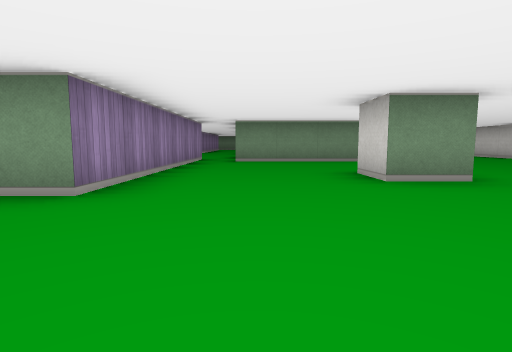
View 1 (above)

22 first-person views from a walk through a cub3D maze. The camera is about half as high as the walls, tilts 6° down and sees 80° across. The floor is counted in squares. Each view is taken from the middle of a square. On the plan, view 1 faces up. The plan holds only what a view shows up to about 9 squares ahead; the rest is blank.

View 2
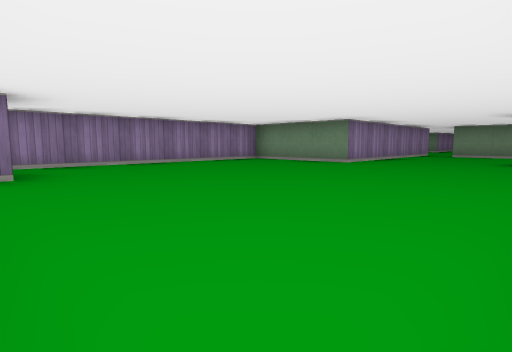

View 3
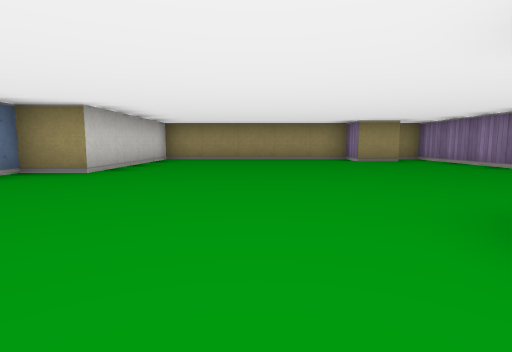

View 4
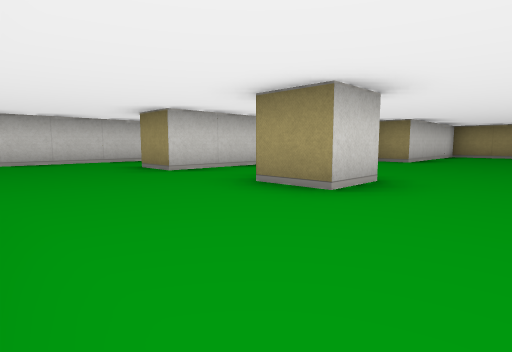

View 5
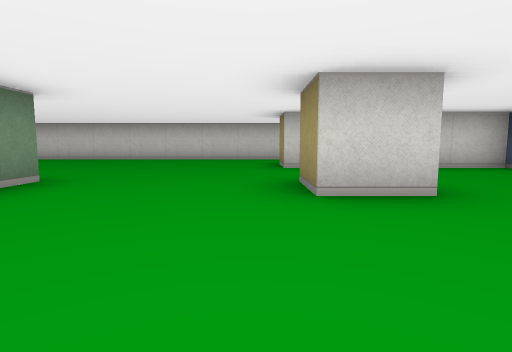

View 6
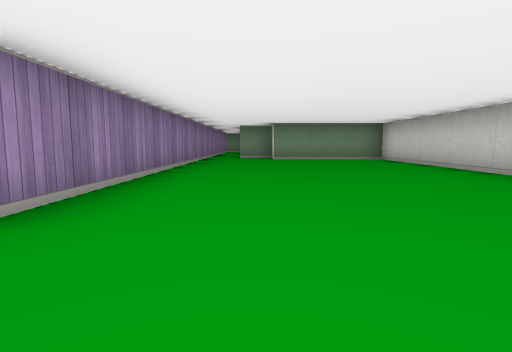

View 7
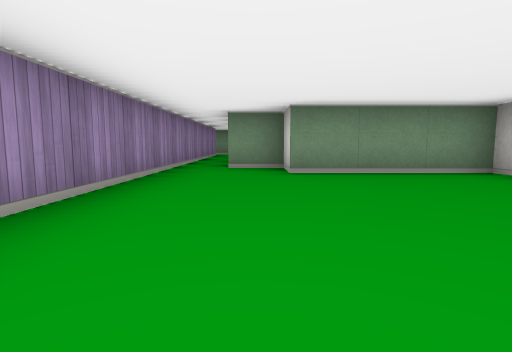

View 8
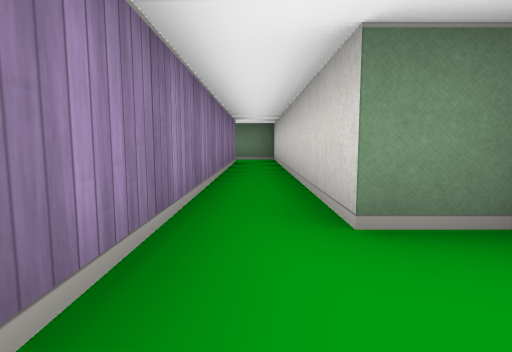

View 9
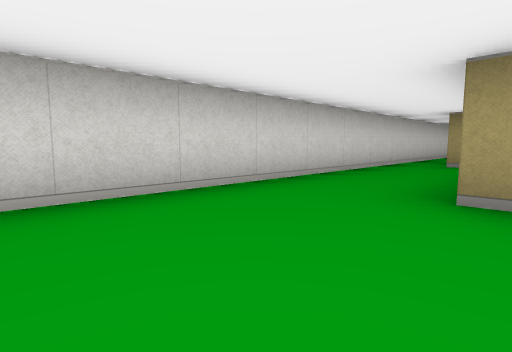

View 10
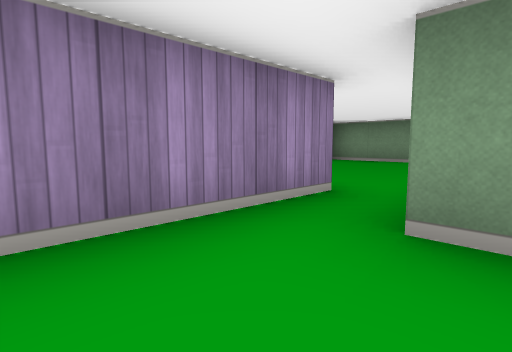

View 11
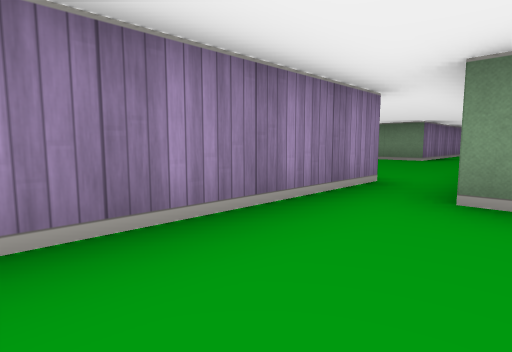

View 12
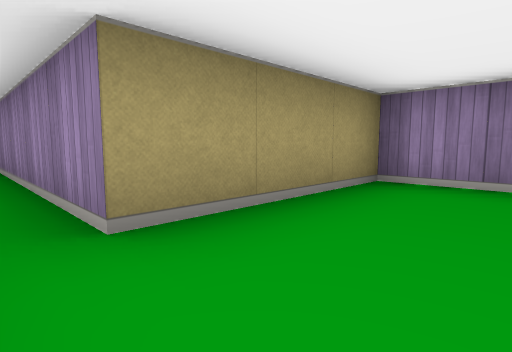

View 13
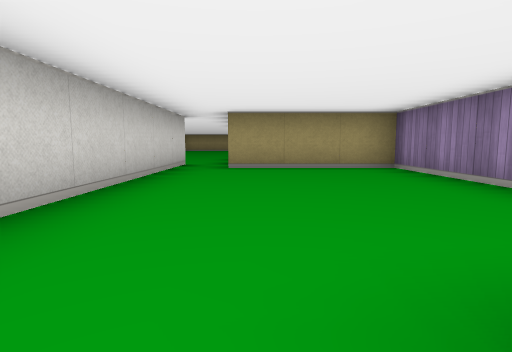

View 14
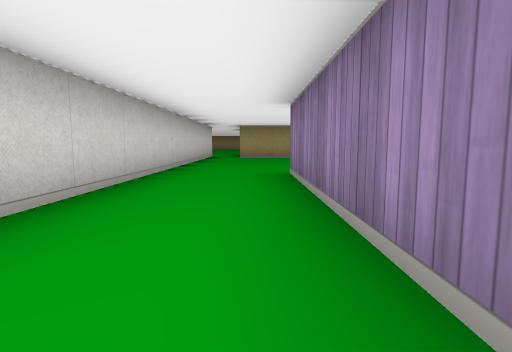

View 15
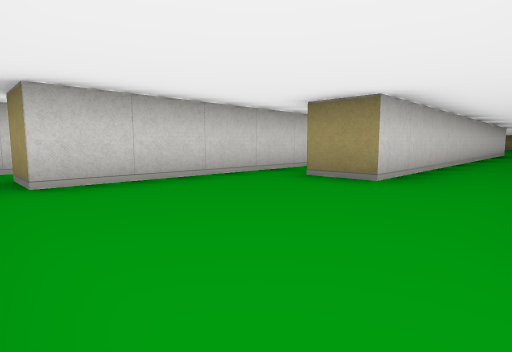

View 16
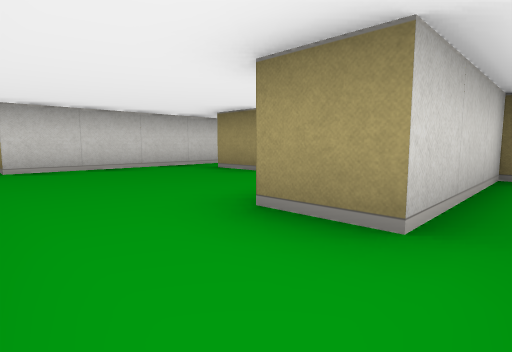

View 17
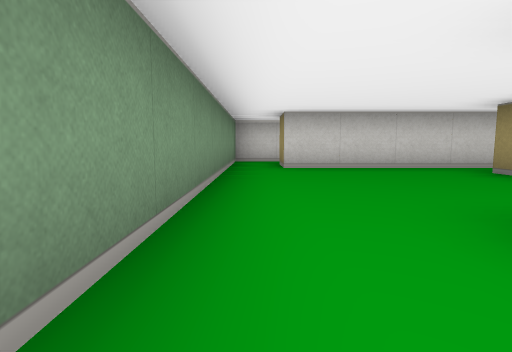

View 18
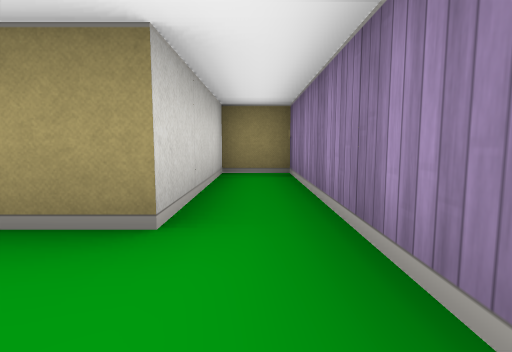

View 19
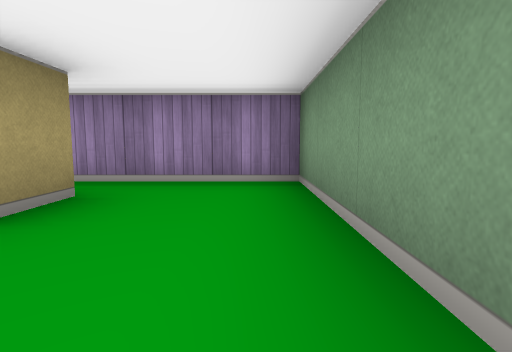

View 20
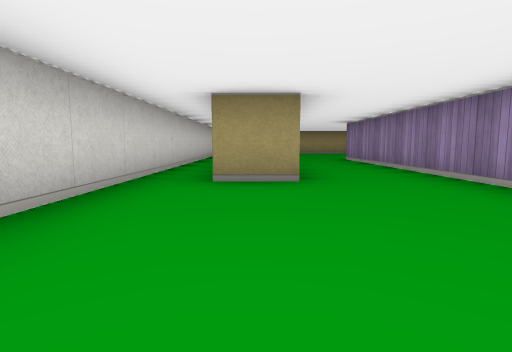

View 21
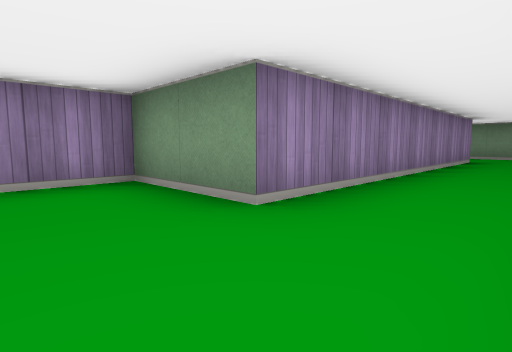

View 22
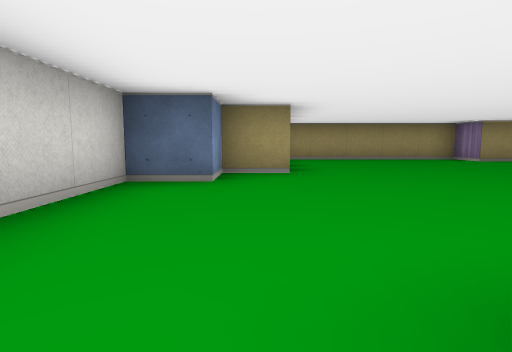

### Floor plan
Points are (right, up) in squares from view 1. A wall is a line through its corners. A room is listed if a view was taken in it or the views show most of it. See-through windows are left out.
Room 1 (views 1, 2, 3, 4, 5, 6, 7, 8, 9, 10, 11, 22)
walls: (2.6, 3.5) (1.5, 3.5) (1.5, 4.5) (2.5, 4.5); (-1.5, 8.5) (-1.5, 2.5) (-4.5, 2.5) (-4.5, -4.5) (-3.9, -4.5); (7.5, -3.4) (7.5, 14.5) (4.5, 14.5) (4.5, 15.5) (3.5, 15.5) (3.5, 22.5) (2.5, 22.5); (-3.6, -3.5) (-2.5, -3.5) (-2.5, -4.5) (2.5, -4.5) (2.5, -0.5) (3.5, -0.5) (3.5, 0.5) (4.5, 0.5) (4.5, 4.5) (5.5, 4.5); (2.5, 21.5) (2.5, 7.5) (-0.5, 7.5) (-0.5, 8.5)
ways out: opening at (-1, 8) to room 2; opening at (2, 22) to room 3
Room 2 (views 12, 21)
walls: (-2.5, 13.5) (-4.5, 13.5) (-4.5, 8.5) (-1.5, 8.5); (-0.5, 8.5) (-0.5, 12.5)
ways out: opening at (-1, 8) to room 1; opening at (-1.5, 13.5) to room 3
Room 3 (views 13, 14, 15, 19, 20)
walls: (-3.5, 20.5) (-2.5, 20.5) (-2.5, 13.5); (-0.5, 12.5) (-0.5, 18.5) (0.5, 18.5); (1.5, 13) (1.5, 21.5) (2.5, 21.5); (2.5, 22.5) (-3.5, 22.5)
ways out: opening at (2, 22) to room 1; opening at (-1.5, 13.5) to room 2; opening at (-3, 21.5) to room 4
Room 4 (views 16, 17, 18)
walls: (-3.5, 22.5) (-4.5, 22.5) (-4.5, 17.5) (-3.5, 17.5) (-3.5, 20.5)
ways out: opening at (-3, 21.5) to room 3

Where each view was taken, in squares from view 1:
view 1: 0 up, 0 right, facing up
view 2: 4 down, 2 right, facing up-left
view 3: 4 up, 0 right, facing down
view 4: 7 up, 0 right, facing down-right
view 5: 5 up, 1 left, facing right
view 6: 6 up, 4 right, facing up
view 7: 10 up, 4 right, facing up
view 8: 14 up, 3 right, facing up
view 9: 7 up, 5 right, facing down-right
view 10: 6 up, 0 right, facing up-left
view 11: 5 up, 0 right, facing up-left
view 12: 10 up, 1 left, facing down-left
view 13: 14 up, 2 left, facing down
view 14: 18 up, 2 left, facing down
view 15: 22 up, 2 left, facing down-right
view 16: 22 up, 4 left, facing down-right
view 17: 22 up, 4 left, facing right
view 18: 22 up, 4 left, facing down
view 19: 22 up, 1 left, facing left
view 20: 22 up, 0 right, facing down
view 21: 12 up, 1 left, facing up-left
view 22: 4 up, 3 right, facing down
